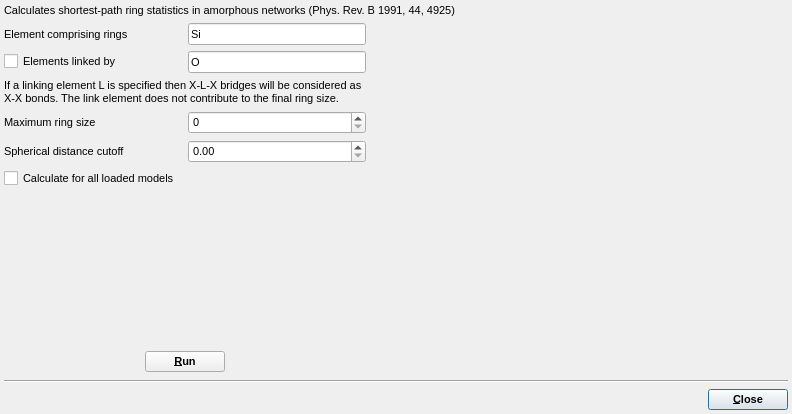
<?xml version="1.0" encoding="UTF-8"?>
<ui version="4.0">
 <class>RingsToolDialog</class>
 <widget class="QDialog" name="RingsToolDialog">
  <property name="geometry">
   <rect>
    <x>0</x>
    <y>0</y>
    <width>792</width>
    <height>414</height>
   </rect>
  </property>
  <property name="font">
   <font>
    <pointsize>8</pointsize>
   </font>
  </property>
  <property name="windowTitle">
   <string>SP Rings Tool</string>
  </property>
  <property name="windowIcon">
   <iconset resource="ringstool_icons.qrc">
    <normaloff>:/ringstool_icons/icon.svg</normaloff>:/ringstool_icons/icon.svg</iconset>
  </property>
  <layout class="QVBoxLayout" name="verticalLayout">
   <property name="leftMargin">
    <number>4</number>
   </property>
   <property name="topMargin">
    <number>4</number>
   </property>
   <property name="rightMargin">
    <number>4</number>
   </property>
   <property name="bottomMargin">
    <number>4</number>
   </property>
   <item>
    <widget class="QLabel" name="label">
     <property name="text">
      <string>Calculates shortest-path ring statistics in amorphous networks (Phys. Rev. B 1991, 44, 4925)</string>
     </property>
     <property name="wordWrap">
      <bool>true</bool>
     </property>
    </widget>
   </item>
   <item>
    <layout class="QHBoxLayout" name="horizontalLayout_3">
     <item>
      <layout class="QGridLayout" name="gridLayout">
       <item row="0" column="1">
        <widget class="QLineEdit" name="ElementEdit">
         <property name="sizePolicy">
          <sizepolicy hsizetype="Minimum" vsizetype="Fixed">
           <horstretch>0</horstretch>
           <verstretch>0</verstretch>
          </sizepolicy>
         </property>
         <property name="text">
          <string>Si</string>
         </property>
        </widget>
       </item>
       <item row="2" column="0" colspan="2">
        <widget class="QLabel" name="label_3">
         <property name="sizePolicy">
          <sizepolicy hsizetype="Minimum" vsizetype="Preferred">
           <horstretch>0</horstretch>
           <verstretch>0</verstretch>
          </sizepolicy>
         </property>
         <property name="text">
          <string>If a linking element L is specified then X-L-X bridges will be considered as X-X bonds. The link element does not contribute to the final ring size.</string>
         </property>
         <property name="wordWrap">
          <bool>true</bool>
         </property>
        </widget>
       </item>
       <item row="0" column="0">
        <widget class="QLabel" name="label_2">
         <property name="sizePolicy">
          <sizepolicy hsizetype="Minimum" vsizetype="Preferred">
           <horstretch>0</horstretch>
           <verstretch>0</verstretch>
          </sizepolicy>
         </property>
         <property name="text">
          <string>Element comprising rings</string>
         </property>
        </widget>
       </item>
       <item row="1" column="1">
        <widget class="QLineEdit" name="LinkElementEdit">
         <property name="sizePolicy">
          <sizepolicy hsizetype="Minimum" vsizetype="Fixed">
           <horstretch>0</horstretch>
           <verstretch>0</verstretch>
          </sizepolicy>
         </property>
         <property name="text">
          <string>O</string>
         </property>
        </widget>
       </item>
       <item row="6" column="0" colspan="2">
        <spacer name="verticalSpacer">
         <property name="orientation">
          <enum>Qt::Vertical</enum>
         </property>
         <property name="sizeHint" stdset="0">
          <size>
           <width>362</width>
           <height>48</height>
          </size>
         </property>
        </spacer>
       </item>
       <item row="1" column="0">
        <widget class="QCheckBox" name="LinkElementCheck">
         <property name="text">
          <string>Elements linked by </string>
         </property>
        </widget>
       </item>
       <item row="7" column="0" colspan="2">
        <layout class="QHBoxLayout" name="horizontalLayout_2">
         <item>
          <spacer name="horizontalSpacer_2">
           <property name="orientation">
            <enum>Qt::Horizontal</enum>
           </property>
           <property name="sizeHint" stdset="0">
            <size>
             <width>40</width>
             <height>20</height>
            </size>
           </property>
          </spacer>
         </item>
         <item>
          <widget class="QPushButton" name="RunButton">
           <property name="font">
            <font>
             <weight>75</weight>
             <bold>true</bold>
            </font>
           </property>
           <property name="text">
            <string>&amp;Run</string>
           </property>
           <property name="autoDefault">
            <bool>false</bool>
           </property>
           <property name="default">
            <bool>true</bool>
           </property>
          </widget>
         </item>
         <item>
          <spacer name="horizontalSpacer_3">
           <property name="orientation">
            <enum>Qt::Horizontal</enum>
           </property>
           <property name="sizeHint" stdset="0">
            <size>
             <width>37</width>
             <height>24</height>
            </size>
           </property>
          </spacer>
         </item>
        </layout>
       </item>
       <item row="5" column="0" colspan="2">
        <widget class="QCheckBox" name="CalculateForAllCheck">
         <property name="text">
          <string>Calculate for all loaded models</string>
         </property>
        </widget>
       </item>
       <item row="3" column="0">
        <widget class="QLabel" name="label_4">
         <property name="text">
          <string>Maximum ring size</string>
         </property>
        </widget>
       </item>
       <item row="3" column="1">
        <widget class="QSpinBox" name="MaxRingSizeSpin"/>
       </item>
       <item row="4" column="1">
        <widget class="QDoubleSpinBox" name="MaxDistanceSpin"/>
       </item>
       <item row="4" column="0">
        <widget class="QLabel" name="label_5">
         <property name="text">
          <string>Spherical distance cutoff</string>
         </property>
        </widget>
       </item>
      </layout>
     </item>
     <item>
      <widget class="QCustomPlot" name="widget" native="true">
       <property name="sizePolicy">
        <sizepolicy hsizetype="Expanding" vsizetype="Preferred">
         <horstretch>0</horstretch>
         <verstretch>0</verstretch>
        </sizepolicy>
       </property>
      </widget>
     </item>
    </layout>
   </item>
   <item>
    <widget class="Line" name="line">
     <property name="orientation">
      <enum>Qt::Horizontal</enum>
     </property>
    </widget>
   </item>
   <item>
    <layout class="QHBoxLayout" name="horizontalLayout">
     <item>
      <spacer name="horizontalSpacer">
       <property name="orientation">
        <enum>Qt::Horizontal</enum>
       </property>
       <property name="sizeHint" stdset="0">
        <size>
         <width>40</width>
         <height>20</height>
        </size>
       </property>
      </spacer>
     </item>
     <item>
      <widget class="QPushButton" name="CloseButton">
       <property name="font">
        <font>
         <weight>75</weight>
         <bold>true</bold>
        </font>
       </property>
       <property name="text">
        <string>&amp;Close</string>
       </property>
       <property name="autoDefault">
        <bool>false</bool>
       </property>
       <property name="default">
        <bool>true</bool>
       </property>
      </widget>
     </item>
    </layout>
   </item>
  </layout>
 </widget>
 <customwidgets>
  <customwidget>
   <class>QCustomPlot</class>
   <extends>QWidget</extends>
   <header>gui/qcustomplot/qcustomplot.hui</header>
   <container>1</container>
  </customwidget>
 </customwidgets>
 <resources>
  <include location="ringstool_icons.qrc"/>
 </resources>
 <connections/>
</ui>
